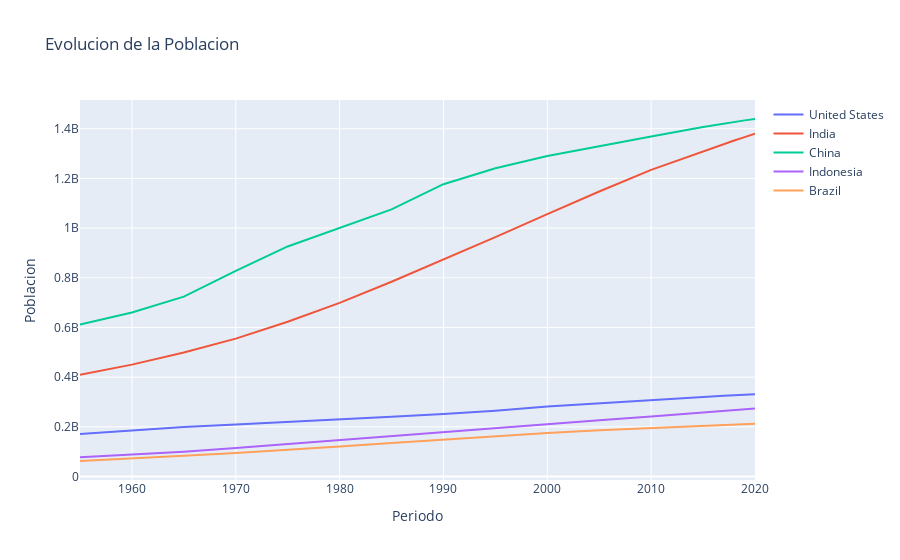

The notebook cell this image was saved under:
### Code cell
fig = go.Figure()

# Añadir una linea por cada columna
for column in df_population.columns:
    fig.add_trace(go.Scatter(
        x=df_population.index,
        y=df_population[column],
        name=column,
        mode='lines'
    ))

# Personalizar diseno   
fig.update_layout(
    title='Evolucion de la Poblacion',
    xaxis_title='Periodo',
    yaxis_title='Poblacion',
    hovermode='x unified'
)

fig.show()
